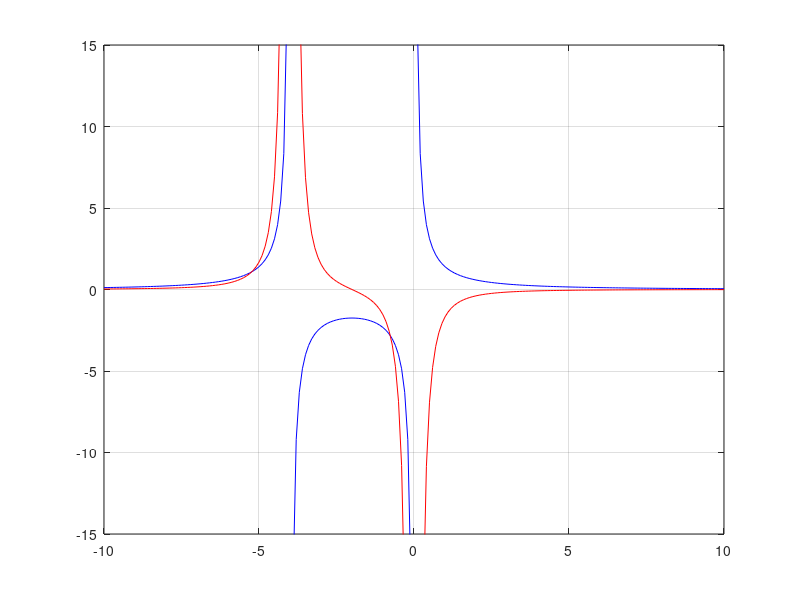

The MATLAB source for this figure:
%If p is a fixated point for a function and if g(p) = p
%Is needed to define a functon 'g' with a fixated point p in the way that
%g(x) = x - f(x) so f(x) = x - g(x)
%In that way f(p) = p - g(p) = 0
%With x^3 + 4x^2 - 7 = 0
%x(x^2 + 4x) = 7 -> x = 7/(x^2 + 4x)

%--Theorem--%
%i) If g ε [a,b] & g(x) ε [a,b] for every x in [a,b] then g(x) has at least
%1 fixated point in [a,b]
%ii) If g'(x) ε in [a,b] & a constant k < 1 exist with the condition:
%|g'(x)| =< k for every x ε [a,b], then exist exactly 1 fixated point in
%[a,b]
%-----------%

%First we calculate the zeros:
x = (-10:0.1:10)';
%We define g(x)
g = @(x) 7./(x.^2 + 4*x);
%Then the derivative
dg = @(x) -((7*(2*x + 4))./(x.^2 +4*x).^2);
%Then, we plot
figure(1);
plot(x,g(x),'b');
hold on;
plot(x,dg(x),'r');
hold off;
ylim([-15,15])
grid("on")

%Now we use the theorem
i = 1;
N = 100;
p0 = -1.8; %This point works because its derivative in it is < 0
tol = 1e-8;
while i < N
    p = g(p0);
    if abs(p-p0) < tol
        break;
    end
    i = i+1;
    p0 = p;
end

